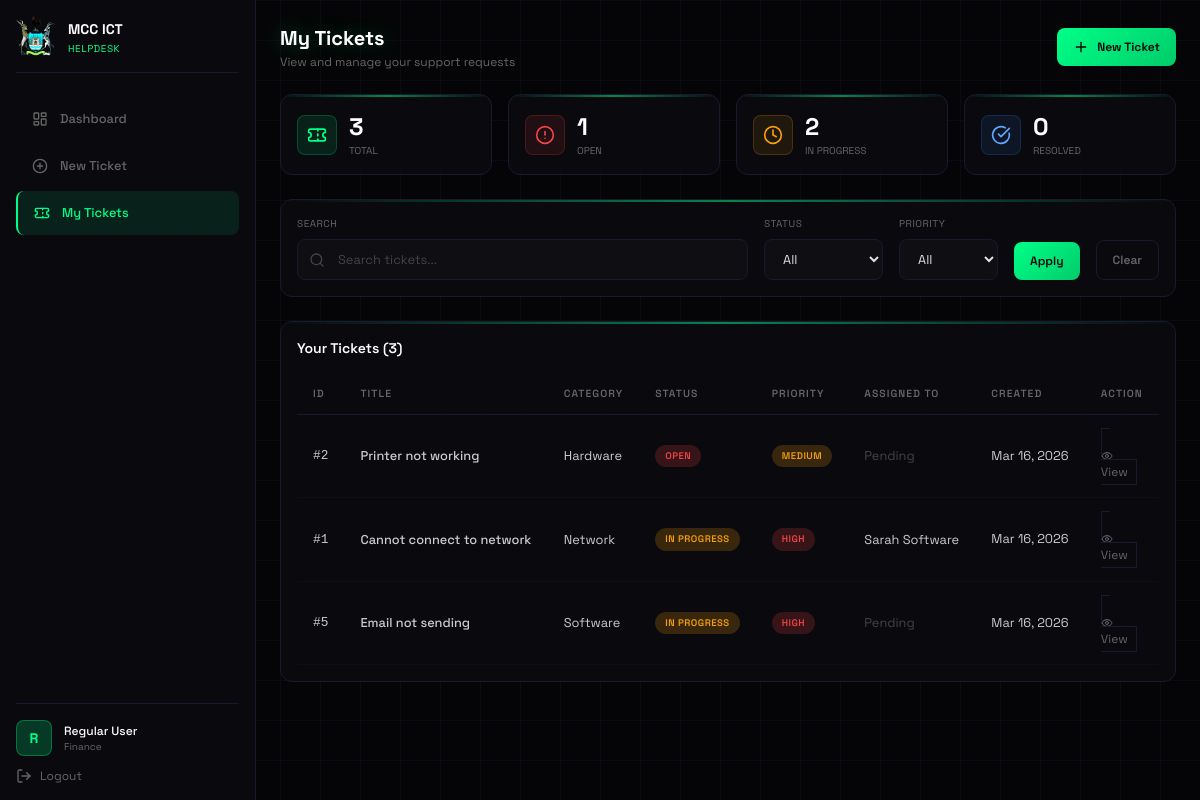
Page /user/my_requests.php (signed in) on the earlier database version.
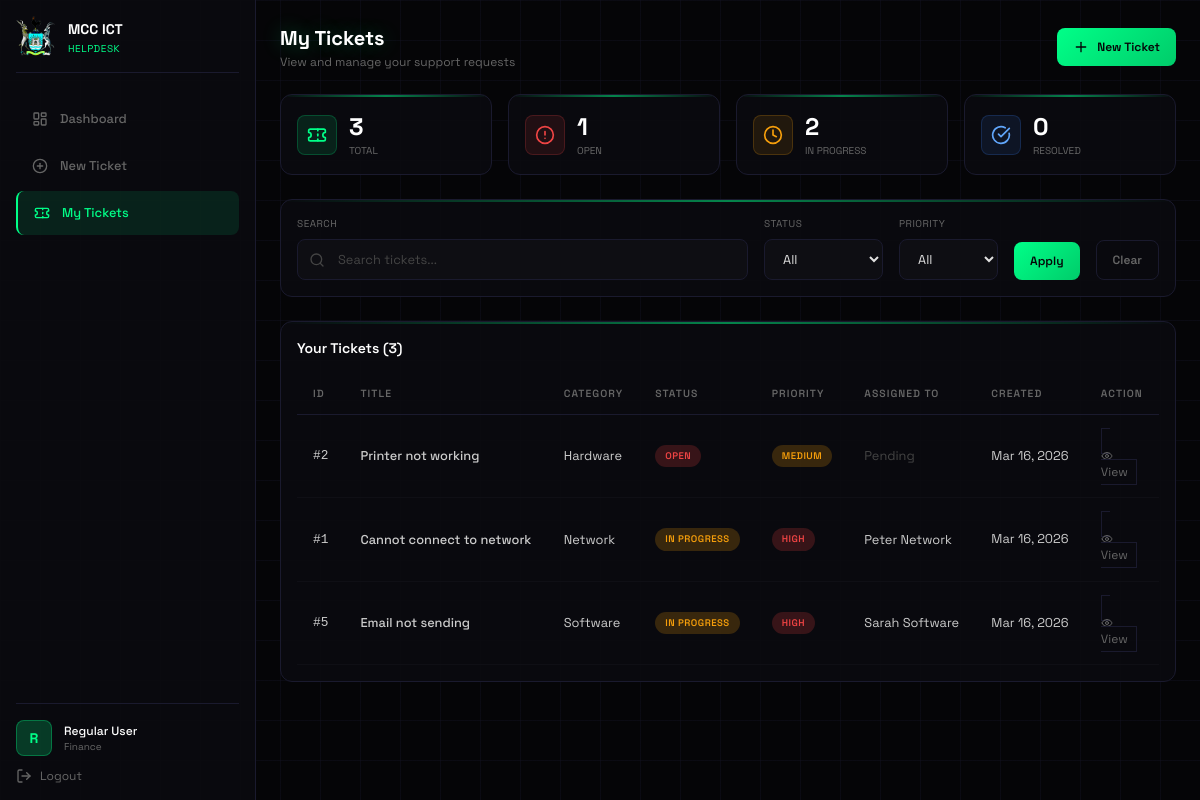
Same page on the later database version.
### tables this page shows
CREATE TABLE tickets (
    id INT AUTO_INCREMENT PRIMARY KEY,
    title VARCHAR(200) NOT NULL,
    description TEXT NOT NULL,
    department VARCHAR(100) NOT NULL,
    category ENUM('network', 'hardware', 'software', 'login') NOT NULL,
    priority ENUM('high', 'medium', 'low') NOT NULL,
    status ENUM('open', 'in_progress', 'resolved', 'closed') DEFAULT 'open',
    created_by INT NOT NULL,
    assigned_to INT NULL,
    created_at TIMESTAMP DEFAULT CURRENT_TIMESTAMP,
    updated_at TIMESTAMP DEFAULT CURRENT_TIMESTAMP ON UPDATE CURRENT_TIMESTAMP,
    FOREIGN KEY (created_by) REFERENCES users(id),
    FOREIGN KEY (assigned_to) REFERENCES technicians(id)
);

CREATE TABLE technicians (
    id INT AUTO_INCREMENT PRIMARY KEY,
    user_id INT UNIQUE,
    name VARCHAR(100) NOT NULL,
    specialization ENUM('network', 'hardware', 'software', 'general') NOT NULL,
    current_workload INT DEFAULT 0,
    status ENUM('available', 'busy', 'offline') DEFAULT 'available',
    phone VARCHAR(20),
    email VARCHAR(100),
    created_at TIMESTAMP DEFAULT CURRENT_TIMESTAMP,
    FOREIGN KEY (user_id) REFERENCES users(id) ON DELETE SET NULL
);

### user/my_requests.php (the view, shortened to what the changed rows need)
<?php
$database = new Database();
$conn = $database->getConnection();
$where_conditions = ["created_by = " . $_SESSION['user_id']];
$where_clause = implode(' AND ', $where_conditions);
$tickets_query = "SELECT t.*, tech.name as assigned_to_name, tech.specialization
                  FROM tickets t
                  LEFT JOIN technicians tech ON t.assigned_to = tech.id
                  WHERE $where_clause
                  ORDER BY
                    CASE WHEN t.status = 'open' THEN 1
                         WHEN t.status = 'in_progress' THEN 2
                         ELSE 3 END,
                    CASE WHEN t.priority = 'high' THEN 1
                         WHEN t.priority = 'medium' THEN 2
                         ELSE 3 END,
                    t.created_at DESC";
$tickets = $conn->query($tickets_query);
$stats_query = "SELECT
                   COUNT(*) as total,
                   COUNT(CASE WHEN status = 'open' THEN 1 END) as open,
                   COUNT(CASE WHEN status = 'in_progress' THEN 1 END) as in_progress,
                   COUNT(CASE WHEN status = 'resolved' THEN 1 END) as resolved
                FROM tickets
                WHERE created_by = " . $_SESSION['user_id'];
$stats = $conn->query($stats_query)->fetch_assoc();
?>
<!DOCTYPE html>
<html lang="en">
<head>
    <script src="https://cdn.tailwindcss.com"></script>
</head>
<body class="min-h-screen grid-bg">
    <div class="flex min-h-screen">
        <main class="flex-1 p-6">
            <header class="flex items-center justify-between mb-6">
                <div>
                    <h1 class="text-xl font-bold text-white glow-text">My Tickets</h1>
                </div>
            </header>
            <div class="cyber-card p-4">
                <div class="flex items-center justify-between mb-4">
                    <h2 class="text-sm font-semibold text-white">Your Tickets (<?php echo $tickets ? $tickets->num_rows : 0; ?>)</h2>
                </div>
                <div class="overflow-x-auto">
                    <table class="cyber-table">
                        <thead>
                            <tr>
                                <th>ID</th>
                                <th>Title</th>
                                <th>Category</th>
                                <th>Status</th>
                                <th>Priority</th>
                                <th>Assigned To</th>
                                <th>Created</th>
                                <th>Action</th>
                            </tr>
                        </thead>
                        <tbody>
                            <?php if ($tickets && $tickets->num_rows > 0): ?>
                                <?php while ($ticket = $tickets->fetch_assoc()): ?>
                                    <tr>
                                        <td class="text-[#00ff88] font-mono">#<?php echo $ticket['id']; ?></td>
                                        <td class="text-white font-medium"><?php echo htmlspecialchars($ticket['title']); ?></td>
                                        <td class="capitalize"><?php echo $ticket['category']; ?></td>
                                        <td>
                                            <?php
                                            $status_class = $ticket['status'] == 'open' ? 'badge-open' : ($ticket['status'] == 'in_progress' ? 'badge-progress' : 'badge-resolved');
                                            echo '<span class="badge ' . $status_class . '">' . ucfirst(str_replace('_', ' ', $ticket['status'])) . '</span>';
                                            ?>
                                        </td>
                                        <td>
                                            <?php
                                            $priority_class = 'badge-' . $ticket['priority'];
                                            echo '<span class="badge ' . $priority_class . '">' . ucfirst($ticket['priority']) . '</span>';
                                            ?>
                                        </td>
                                        <td class="text-[#666]">
                                            <?php echo $ticket['assigned_to_name'] ? htmlspecialchars($ticket['assigned_to_name']) : '<span class="text-[#444]">Pending</span>'; ?>
                                        </td>
                                        <td class="text-[#666] text-xs"><?php echo date('M d, Y', strtotime($ticket['created_at'])); ?></td>
                                        <td>
                                            <a href="ticket_detail.php?id=<?php echo $ticket['id']; ?>" class="cyber-btn-secondary px-2 py-1 text-xs">
                                                <i data-lucide="eye" class="w-3 h-3"></i>
                                                View
                                            </a>
                                        </td>
                                    </tr>
                                <?php endwhile; ?>
                            <?php endif; ?>
                        </tbody>
                    </table>
                </div>
            </div>
        </main>
    </div>
</body>
</html>

Differences in the rows shown:
changed tickets "Cannot connect to network": assigned_to.name "Sarah Software" → "Peter Network"
changed tickets "Email not sending": assigned_to.name (not shown) → "Sarah Software"; no longer shows "Pending"
